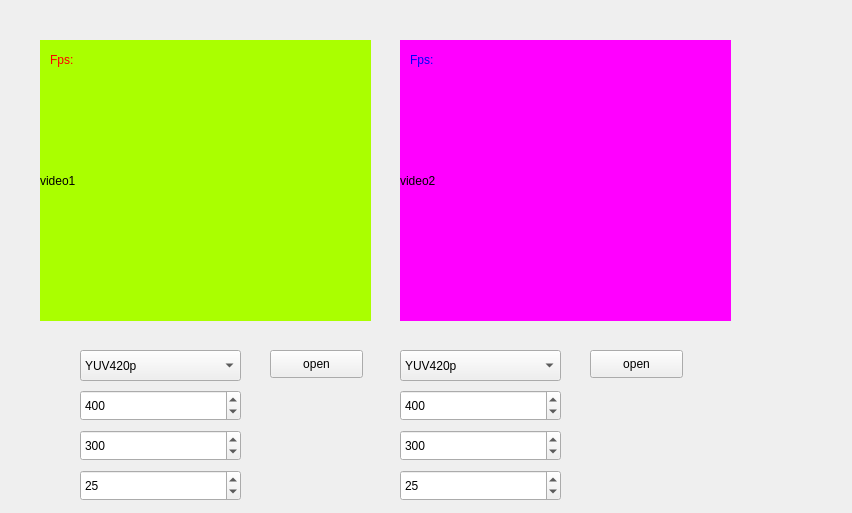
<?xml version="1.0" encoding="UTF-8"?>
<ui version="4.0">
 <class>SdlQtRGBClass</class>
 <widget class="QWidget" name="SdlQtRGBClass">
  <property name="geometry">
   <rect>
    <x>0</x>
    <y>0</y>
    <width>852</width>
    <height>513</height>
   </rect>
  </property>
  <property name="windowTitle">
   <string>SdlQtRGB</string>
  </property>
  <widget class="QLabel" name="label_video1">
   <property name="geometry">
    <rect>
     <x>40</x>
     <y>40</y>
     <width>331</width>
     <height>281</height>
    </rect>
   </property>
   <property name="styleSheet">
    <string notr="true">background-color: rgb(170, 255, 0);</string>
   </property>
   <property name="text">
    <string>video1</string>
   </property>
  </widget>
  <widget class="QLabel" name="label_video2">
   <property name="geometry">
    <rect>
     <x>400</x>
     <y>40</y>
     <width>331</width>
     <height>281</height>
    </rect>
   </property>
   <property name="styleSheet">
    <string notr="true">background-color: rgb(255, 0, 255);</string>
   </property>
   <property name="text">
    <string>video2</string>
   </property>
  </widget>
  <widget class="QPushButton" name="btn_open1">
   <property name="geometry">
    <rect>
     <x>270</x>
     <y>350</y>
     <width>93</width>
     <height>28</height>
    </rect>
   </property>
   <property name="text">
    <string>open</string>
   </property>
  </widget>
  <widget class="QComboBox" name="comboBox_frame1">
   <property name="geometry">
    <rect>
     <x>80</x>
     <y>350</y>
     <width>161</width>
     <height>31</height>
    </rect>
   </property>
   <item>
    <property name="text">
     <string>YUV420p</string>
    </property>
   </item>
   <item>
    <property name="text">
     <string>ARGB</string>
    </property>
   </item>
   <item>
    <property name="text">
     <string>BGRA</string>
    </property>
   </item>
   <item>
    <property name="text">
     <string>RGBA</string>
    </property>
   </item>
  </widget>
  <widget class="QSpinBox" name="spinBox_width1">
   <property name="geometry">
    <rect>
     <x>80</x>
     <y>390</y>
     <width>161</width>
     <height>31</height>
    </rect>
   </property>
   <property name="minimum">
    <number>1</number>
   </property>
   <property name="maximum">
    <number>9999</number>
   </property>
   <property name="value">
    <number>400</number>
   </property>
  </widget>
  <widget class="QSpinBox" name="spinBox_height1">
   <property name="geometry">
    <rect>
     <x>80</x>
     <y>430</y>
     <width>161</width>
     <height>31</height>
    </rect>
   </property>
   <property name="minimum">
    <number>1</number>
   </property>
   <property name="maximum">
    <number>9999</number>
   </property>
   <property name="value">
    <number>300</number>
   </property>
  </widget>
  <widget class="QSpinBox" name="spinBox_fps1">
   <property name="geometry">
    <rect>
     <x>80</x>
     <y>470</y>
     <width>161</width>
     <height>31</height>
    </rect>
   </property>
   <property name="minimum">
    <number>1</number>
   </property>
   <property name="maximum">
    <number>120</number>
   </property>
   <property name="value">
    <number>25</number>
   </property>
  </widget>
  <widget class="QPushButton" name="btn_open2">
   <property name="geometry">
    <rect>
     <x>590</x>
     <y>350</y>
     <width>93</width>
     <height>28</height>
    </rect>
   </property>
   <property name="text">
    <string>open</string>
   </property>
  </widget>
  <widget class="QComboBox" name="comboBox_frame2">
   <property name="geometry">
    <rect>
     <x>400</x>
     <y>350</y>
     <width>161</width>
     <height>31</height>
    </rect>
   </property>
   <item>
    <property name="text">
     <string>YUV420p</string>
    </property>
   </item>
   <item>
    <property name="text">
     <string>ARGB</string>
    </property>
   </item>
   <item>
    <property name="text">
     <string>BGRA</string>
    </property>
   </item>
   <item>
    <property name="text">
     <string>RGBA</string>
    </property>
   </item>
  </widget>
  <widget class="QSpinBox" name="spinBox_fps2">
   <property name="geometry">
    <rect>
     <x>400</x>
     <y>470</y>
     <width>161</width>
     <height>31</height>
    </rect>
   </property>
   <property name="minimum">
    <number>1</number>
   </property>
   <property name="maximum">
    <number>120</number>
   </property>
   <property name="value">
    <number>25</number>
   </property>
  </widget>
  <widget class="QSpinBox" name="spinBox_width2">
   <property name="geometry">
    <rect>
     <x>400</x>
     <y>390</y>
     <width>161</width>
     <height>31</height>
    </rect>
   </property>
   <property name="minimum">
    <number>1</number>
   </property>
   <property name="maximum">
    <number>9999</number>
   </property>
   <property name="value">
    <number>400</number>
   </property>
  </widget>
  <widget class="QSpinBox" name="spinBox_height2">
   <property name="geometry">
    <rect>
     <x>400</x>
     <y>430</y>
     <width>161</width>
     <height>31</height>
    </rect>
   </property>
   <property name="minimum">
    <number>1</number>
   </property>
   <property name="maximum">
    <number>9999</number>
   </property>
   <property name="value">
    <number>300</number>
   </property>
  </widget>
  <widget class="QLabel" name="label_fps1">
   <property name="geometry">
    <rect>
     <x>50</x>
     <y>50</y>
     <width>69</width>
     <height>19</height>
    </rect>
   </property>
   <property name="styleSheet">
    <string notr="true">color: rgb(255, 0, 0);</string>
   </property>
   <property name="text">
    <string>Fps:</string>
   </property>
  </widget>
  <widget class="QLabel" name="label_fps2">
   <property name="geometry">
    <rect>
     <x>410</x>
     <y>50</y>
     <width>69</width>
     <height>19</height>
    </rect>
   </property>
   <property name="styleSheet">
    <string notr="true">color: rgb(0, 0, 255);</string>
   </property>
   <property name="text">
    <string>Fps:</string>
   </property>
  </widget>
 </widget>
 <layoutdefault spacing="6" margin="11"/>
 <resources>
  <include location="sdlqtrgb.qrc"/>
 </resources>
 <connections>
  <connection>
   <sender>btn_open1</sender>
   <signal>clicked()</signal>
   <receiver>SdlQtRGBClass</receiver>
   <slot>Open1()</slot>
   <hints>
    <hint type="sourcelabel">
     <x>316</x>
     <y>363</y>
    </hint>
    <hint type="destinationlabel">
     <x>425</x>
     <y>256</y>
    </hint>
   </hints>
  </connection>
  <connection>
   <sender>btn_open2</sender>
   <signal>clicked()</signal>
   <receiver>SdlQtRGBClass</receiver>
   <slot>Open2()</slot>
   <hints>
    <hint type="sourcelabel">
     <x>636</x>
     <y>363</y>
    </hint>
    <hint type="destinationlabel">
     <x>425</x>
     <y>256</y>
    </hint>
   </hints>
  </connection>
 </connections>
 <slots>
  <slot>Open1()</slot>
  <slot>Open2()</slot>
 </slots>
</ui>
